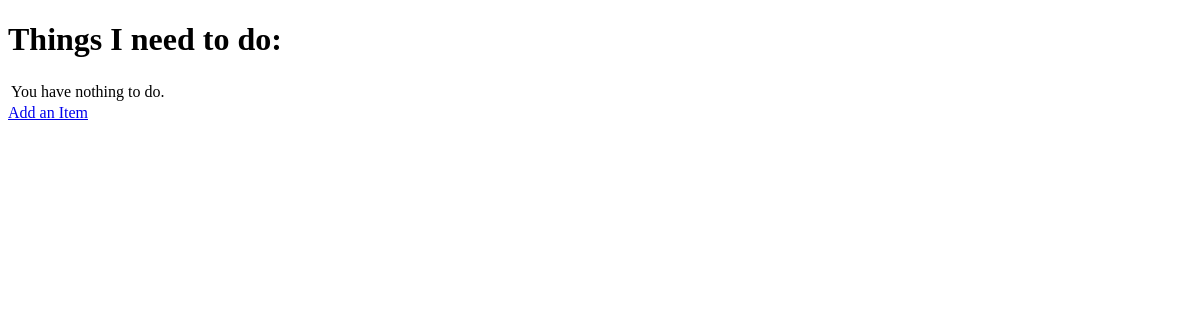
/, run on an earlier commit of the app's database.
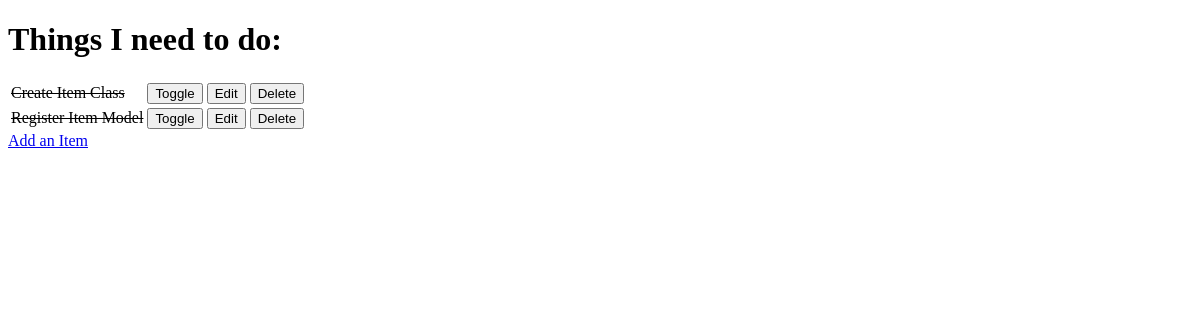
And on a later commit of the database.
### todo/models.py (models this page shows, shortened)
class Item(models.Model):
    name = models.CharField(max_length=50, null=False, blank=False)
    done = models.BooleanField(null=False, blank=False, default=False)

### todo/views.py (the view)
# urls.py: path('', views.get_todo_list, name='get_todo_list'),
def get_todo_list(request):
    items = Item.objects.all()
    context = {
        'items': items
    }
    return render(request, "todo/todo_list.html", context)

### todo/templates/todo/todo_list.html (shortened to what this page needs)
<!DOCTYPE html>
<html lang="en">
  <head>
  </head>
  <body>
    <h1>Things I need to do:</h1>
    <table>
      {% for item in items %}
      <tr>
        {% if item.done %}
        <td><strike>{{item.name}}</strike></td>
        {% else %}
        <td>{{item.name}}</td>
        {% endif %}
        <td>
          <a href="/toggle/{{ item.id }}">
            <button>Toggle</button>
          </a>
        </td>
        <td>
          <a href="/edit/{{ item.id }}">
            <button>Edit</button>
          </a>
        </td>
        <td>
          <a href="/delete/{{ item.id }}">
            <button>Delete</button>
          </a>
        </td>
      </tr>
      {% empty %}
      <tr>
        <td>You have nothing to do.</td>
      </tr>
      {% endfor %}
    </table>
    <a href="/add">Add an Item</a>
  </body>
</html>

What changed in the data, as far as the page shows it:
added Item: name "Create Item Class"
added Item: name "Register Item Model"
Also different on the page:
text no longer shown: "You have nothing to do."
